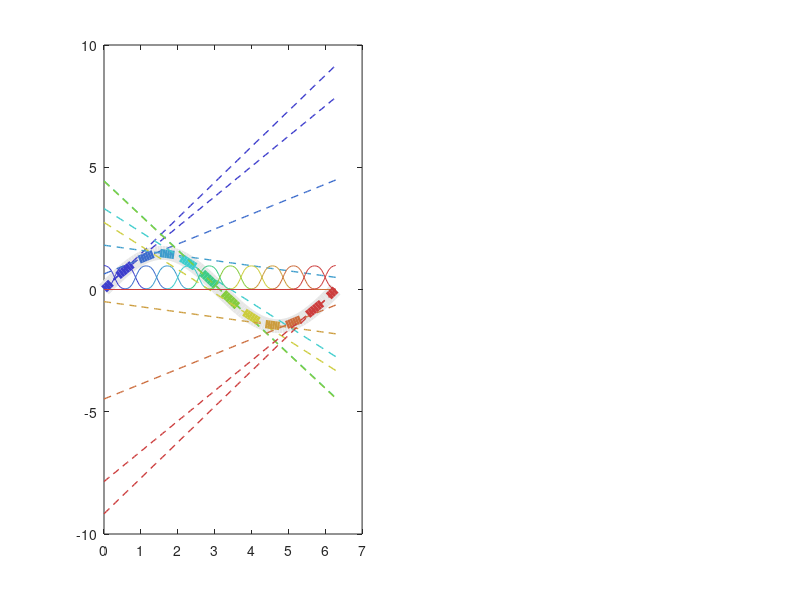

Reproduce this figure in MATLAB. (Note: this script raises an error after producing the figure.)
function lwr_multidim

n_basis_functions = 12;
width=0.2;

n_colors = n_basis_functions;
colormap(ones(n_colors,3));
colors = colormap(jet);
colors_hsv = rgb2hsv(colors);
colors_hsv(:,2) = 0.7;
colors_faded = hsv2rgb(colors_hsv); %#ok<NASGU>
colors_hsv(:,3) = 0.8;
colors = hsv2rgb(colors_hsv); %#ok<NASGU>


for dim=1:1


  if (dim==1)
    x = linspace(0,2*pi,100)';
    y = 1.5*sin(x);

  else
    [X1,X2] = meshgrid(-2:.1:2, -2:.1:2);
    Y = X1 .* exp(-X1.^2 - X2.^2) + 0.05*X2;

    x1 = X1(:);
    x2 = X2(:);
    x = [x1 x2];
    y = Y(:)';
  end


  n = length(y);


  % http://en.wikipedia.org/wiki/Design_matrix#Simple_Regression
  % http://www.mathworks.com/help/curvefit/least-squares-fitting.html

  % Make the weights matrix
  if (dim==1)
    w_b = zeros(n_basis_functions,n);
    centers = linspace(x(1),x(end),n_basis_functions);
    for bb=1:n_basis_functions
      w_b(bb,:) = exp(-(x - centers(bb)).^2./(2*width^2));
    end
  else
    w_b = zeros(n_basis_functions*n_basis_functions,n);
    centers1 = linspace(x(1,1),x(end,1),n_basis_functions);
    centers2 = linspace(x(1,2),x(end,2),n_basis_functions);
    bb=1;
    for bb1=1:n_basis_functions
      for bb2=1:n_basis_functions
        w_b(bb,:) = exp(-(x(:,1) - centers1(bb1)).^2./(2*width^2)).*exp(-(x(:,2) - centers2(bb2)).^2./(2*width^2));
        bb = bb + 1;
      end
    end
    n_basis_functions = size(w_b);
  end
  
  wb_rep = repmat(sum(w_b),size(w_b,1),1);
  w_b = w_b./wb_rep;

  % Make the design matrix
  X = [x ones(size(x,1),1)];

  for bb=1:n_basis_functions

    W = diag(w_b(bb,:));
    % Compute b
    if (dim==1)
      beta(bb,:) = inv(X'*W*X)*X'*W*y;
    else
      beta(bb,:) = inv(X'*W*X)*X'*W*y';
    end

    y_hat = X*beta(bb,:)';
    

    if (bb==n_basis_functions)
      lines = X*beta';
      outputs = sum(lines.*w_b',2);
    end

    [val indices] = max(w_b);
    subplot(1,2,dim)
    if (dim==1)
      if (bb==1)
        data_handle = plot(x(1:3:end),y(1:3:end),'o','LineWidth',1,'MarkerFaceColor',0*ones(1,3),'MarkerEdge','none');
        plot(x,y,'-','LineWidth',10,'Color',0.9*ones(1,3));
        hold on
      end
      plot(x,w_b(bb,:),'-','Color',colors(bb,:))
      focus = (indices==bb);
      focus_first = find(focus,1);
      focus(focus_first) = 0;
      %if (focus_first>1)
      %  focus(focus_first-1) = 1;
      %end      
      focus = w_b(bb,:)>-0.00001;
      plot(x(focus),y_hat(focus),'--','Color',colors(bb,:),'LineWidth',1)
      focus = w_b(bb,:)>0.7;
      plot(x(focus),y_hat(focus),'-','Color',colors(bb,:),'LineWidth',6)
      if (bb==n_basis_functions)
        uistack(data_handle,'top')
        plot(x,outputs,'-k','LineWidth',1)
      end
    else
      if (bb==1)
        mesh(X1,X2,Y,'EdgeColor',0.9*ones(1,3),'FaceColor','none')
        hold on
        axis square
      end
      %plot3(x(:,1),x(:,2),w_b(bb,:),'.','Color',colors(mod(bb,n_colors-1)+1,:))
      focus = (indices==bb);
      %focus = w_b(bb,:)>0.00001;
      plot3(x(focus,1),x(focus,2),y_hat(focus),'.','Color',0.9*colors(mod(bb,n_colors-1)+1,:))
    end
  end
  
  
  hold off
  axis square
  axis tight
  if (dim==1)
    ylim([-2 2])
    xlabel('x')
    ylabel('y = 1.5*sin(x)')
    set(gca,'PlotBoxAspectRatio',[1.618 1 1] )
  end



end